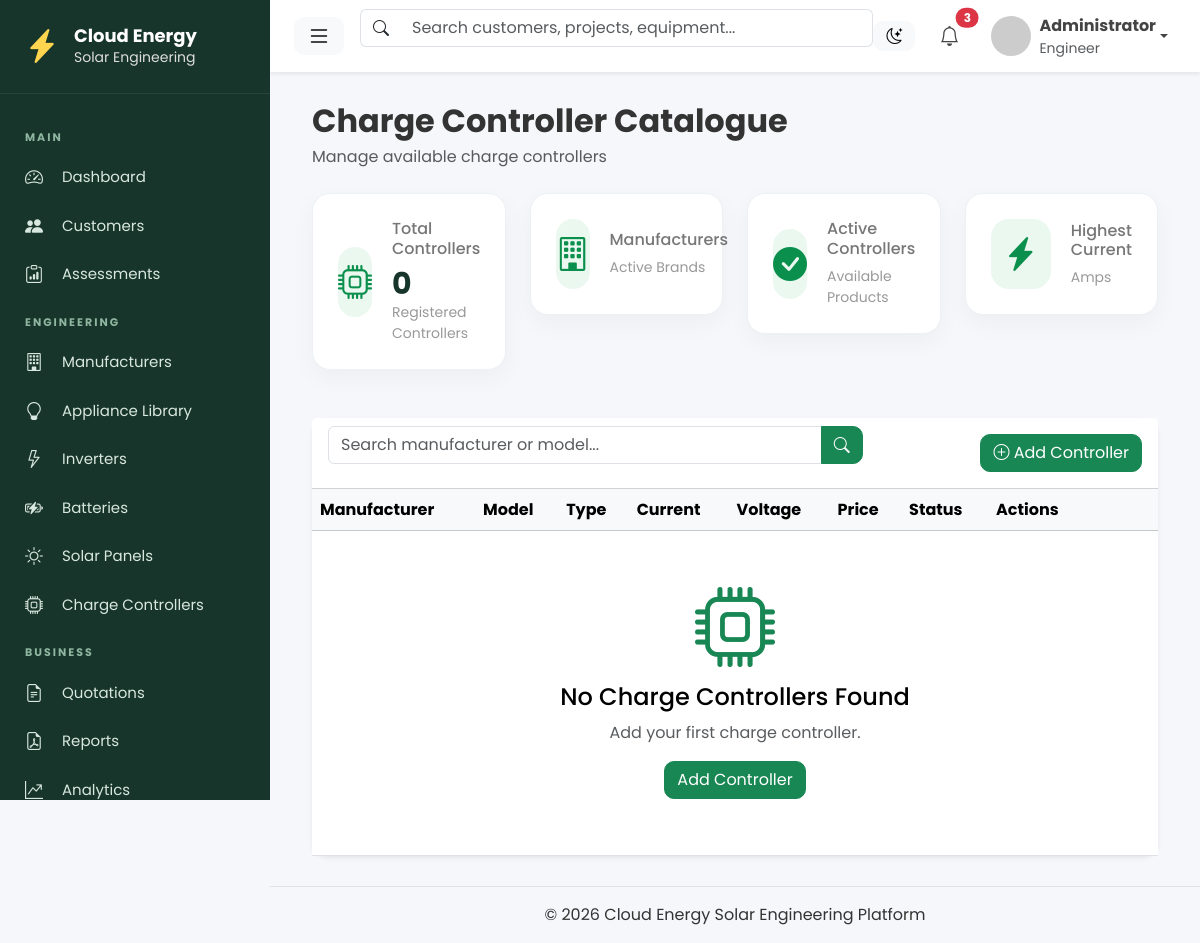
Before: /equipment/controllers/ with the older database file.
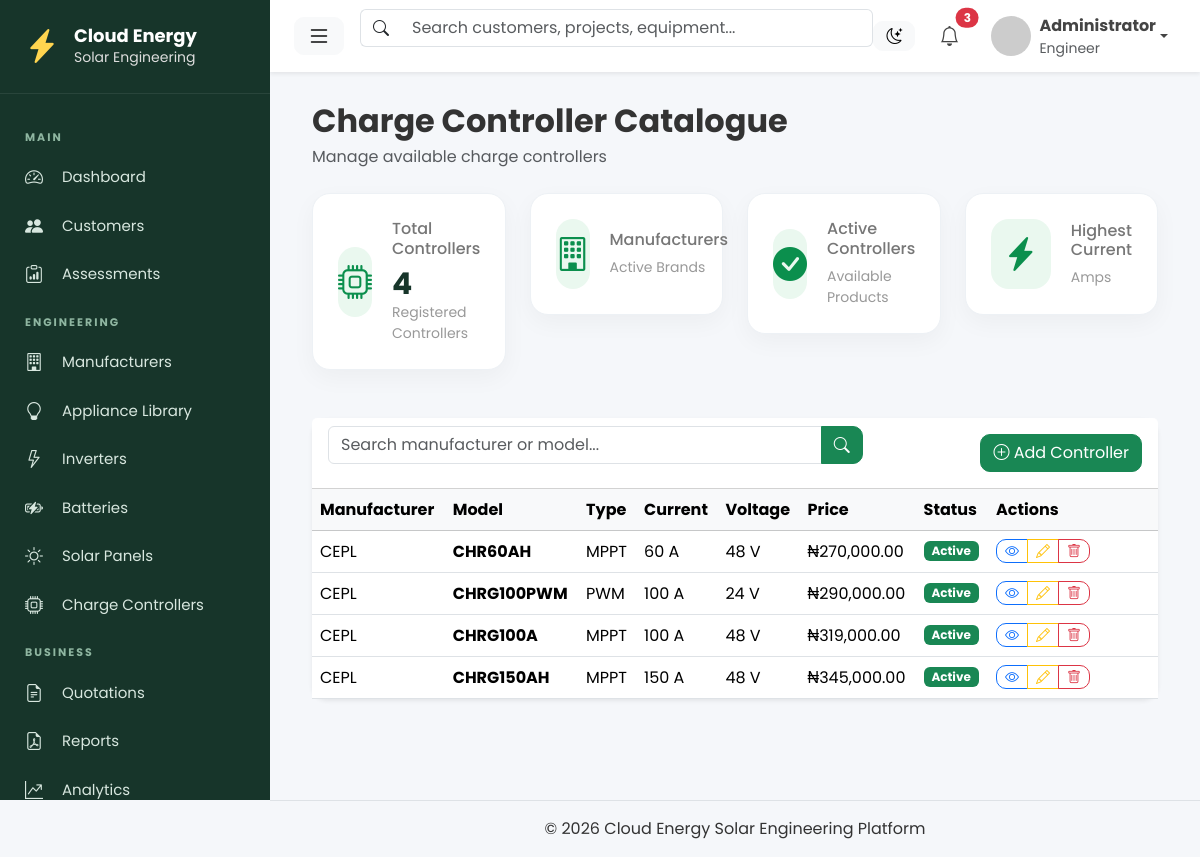
After: the same page with the newer database file.
### equipment/models.py (models this page shows, shortened)
class ChargeController(models.Model):
    TYPES = (
        ("MPPT", "MPPT"),
        ("PWM", "PWM"),
    )
    manufacturer = models.ForeignKey(
        Manufacturer,
        on_delete=models.CASCADE,
    )
    model = models.CharField(max_length=100)
    controller_type = models.CharField(
        max_length=20,
        choices=TYPES,
    )
    current_rating = models.PositiveIntegerField()
    voltage = models.PositiveIntegerField()
    price = models.DecimalField(
        max_digits=15,
        decimal_places=2,
    )
    active = models.BooleanField(default=True)

class Manufacturer(models.Model):
    name = models.CharField(
        max_length=100,
        unique=True,
    )
    logo = models.ImageField(
        upload_to="manufacturers/",
        blank=True,
        null=True
    )
    website = models.URLField(
        blank=True,
    )
    support_email = models.EmailField(blank=True)
    support_phone = models.CharField(
        max_length=30,
        blank=True
    )
    country = models.CharField(
        max_length=100,
        blank=True
    )
    notes = models.TextField(
        blank=True
    )
    active = models.BooleanField(
        default=True,
    )
    class Meta:
        ordering = ["name"]
    def __str__(self):
        return self.name

### equipment/views.py (the view)
class ChargeControllerListView(ListView):
    model = ChargeController
    template_name = "equipment/controllers/controller_list.html"
    context_object_name = "controllers"
    paginate_by = 15
    queryset = (
        ChargeController.objects
        .select_related("manufacturer")
        .order_by(
            "manufacturer__name",
            "current_rating",
        )
    )

### templates/equipment/controllers/controller_list.html (shortened to what the changed rows need)
{% extends "layouts/base.html" %}
{% block content %}
{% load humanize %}
{% include "components/page_header.html" with title="Charge Controller Catalogue" subtitle="Manage available charge controllers" %}
<div class="row mb-4">
        {% include "components/metric_card.html" with title="Total Controllers" value=page_obj.paginator.count icon="bi-cpu" footer="Registered Controllers" %}
</div>
<div class="card shadow-sm border-0">
    <div class="table-responsive">
        <table class="table table-hover align-middle mb-0">
            <thead class="table-light">
                <tr>
                    <th>Manufacturer</th>
                    <th>Model</th>
                    <th>Type</th>
                    <th>Current</th>
                    <th>Voltage</th>
                    <th>Price</th>
                    <th>Status</th>
                    <th width="170">Actions</th>
                </tr>
            </thead>
            <tbody>
                {% for controller in controllers %}
                <tr>
                    <td>{{ controller.manufacturer }}</td>
                    <td><strong>{{ controller.model }}</strong></td>
                    <td>{{ controller.controller_type }}</td>
                    <td>{{ controller.current_rating }} A</td>
                    <td>{{ controller.voltage }} V</td>
                    <td>₦{{ controller.price|floatformat:2|intcomma }}</td>
                    <td>
                        {% if controller.active %}
                            <span class="badge bg-success">Active</span>
                        {% else %}
                            <span class="badge bg-secondary">Inactive</span>
                        {% endif %}
                    </td>
                    <td>
                        <div class="btn-group">
                            <a href="{% url 'equipment:controller-detail' controller.pk %}" class="btn btn-outline-primary btn-sm">
                                <i class="bi bi-eye"></i>
                            </a>
                            <a href="{% url 'equipment:controller-update' controller.pk %}" class="btn btn-outline-warning btn-sm">
                                <i class="bi bi-pencil"></i>
                            </a>
                            <a href="{% url 'equipment:controller-delete' controller.pk %}" class="btn btn-outline-danger btn-sm">
                                <i class="bi bi-trash"></i>
                            </a>
                        </div>
                    </td>
                </tr>
                {% empty %}
                <tr>
                    <td colspan="8">
                        <div class="text-center py-5">
                            <i class="bi bi-cpu display-1 text-success"></i>
                            <h4 class="mt-3">No Charge Controllers Found</h4>
                            <p class="text-muted">
                                Add your first charge controller.
                            </p>
                            <a href="{% url 'equipment:controller-create' %}" class="btn btn-success">
                                Add Controller
                            </a>
                        </div>
                    </td>
                </tr>
                {% endfor %}
            </tbody>
        </table>
    </div>
</div>
{% endblock %}

Changed rows visible on the page:
added ChargeController: manufacturer "CEPL", model "CHR60AH", controller_type "MPPT", current_rating "60", voltage "48", price "270,000.00", active "Active"
added ChargeController: manufacturer "CEPL", model "CHRG100PWM", controller_type "PWM", current_rating "100", voltage "24", price "290,000.00", active "Active"
added ChargeController: manufacturer "CEPL", model "CHRG100A", controller_type "MPPT", current_rating "100", voltage "48", price "319,000.00", active "Active"
added ChargeController: manufacturer "CEPL", model "CHRG150AH", controller_type "MPPT", current_rating "150", voltage "48", price "345,000.00", active "Active"
Other visible differences:
{{ value }}: "0" → "4"
text no longer shown: "No Charge Controllers Found Add your first charge controller. Add Controller"
